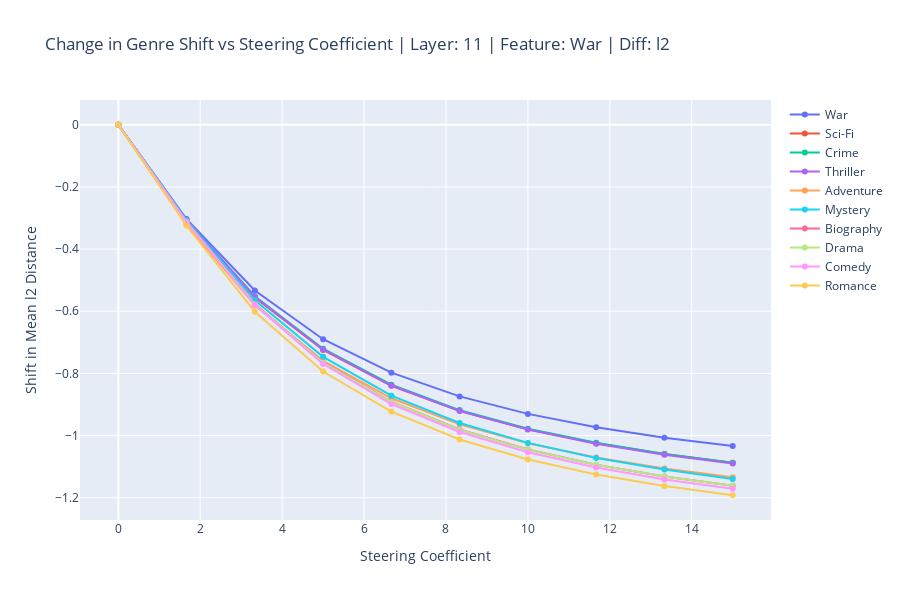

The cell this chart's notebook holds for it:
### Markdown cell above
To further analyze the steering effect, we can plot the change in top shifts across steering coefficients using the `plot_change_in_top_shift` function.
The plot shows how the categories change in distance to the steering vector as we vary the steering coefficient.

`plot_change_in_top_shift` will plot the shift for each category at different steering coefficients. The plot shows how the categories change in shift to the steering vector as we vary the steering coefficient. Note that this is not the derivative, but simply a measure of how far the distance is between the categories and the steering vector at a specific coefficient.
- `steering_coefficient_start` is the first steering coefficient (i.e. the beginning of the x-axis)
- `steering_coefficient_end` is the last steering coefficient (i.e. the end of the x-axis)
- `number_of_steps` are the number of points for which to do the analysis (i.e. the number of steering coefficients to analyze from start to end)

### Code cell
category_shifts, steering_coefficients = plot_change_in_top_shift(
    model, 
    encoded_input, 
    all_texts_data, 
    original_embeddings, 
    layer_to_steer, 
    steering_vector, 
    type, 
    feature, 
    steering_coefficient_start=0.0, # Start steering coefficient (x-axis)
    steering_coefficient_end=15, # End steering coefficient (x-axis)
    number_of_steps=10 # Number of steps to take between start and end steering coefficient (iterations)
    )

### Figure 1 — Plotly figure (JSON) as saved in the notebook; plotly's stock layout.template omitted (floating-point values rounded to 4 significant figures)
{"data": [{"line": {"width": 2}, "marker": {"size": 6}, "mode": "lines+markers", "name": "War", "type": "scatter", "x": [0.0, 1.667, 3.333, 5.0, 6.667, 8.333, 10.0, 11.67, 13.33, 15.0], "y": [0, -0.3034, -0.5331, -0.69, -0.7975, -0.8739, -0.9301, -0.973, -1.007, -1.034]}, {"line": {"width": 2}, "marker": {"size": 6}, "mode": "lines+markers", "name": "Sci-Fi", "type": "scatter", "x": [0.0, 1.667, 3.333, 5.0, 6.667, 8.333, 10.0, 11.67, 13.33, 15.0], "y": [0, -0.311, -0.5561, -0.7247, -0.8396, -0.9204, -0.9796, -1.024, -1.059, -1.087]}, {"line": {"width": 2}, "marker": {"size": 6}, "mode": "lines+markers", "name": "Crime", "type": "scatter", "x": [0.0, 1.667, 3.333, 5.0, 6.667, 8.333, 10.0, 11.67, 13.33, 15.0], "y": [0, -0.3076, -0.5517, -0.7206, -0.8363, -0.918, -0.9779, -1.023, -1.059, -1.087]}, {"line": {"width": 2}, "marker": {"size": 6}, "mode": "lines+markers", "name": "Thriller", "type": "scatter", "x": [0.0, 1.667, 3.333, 5.0, 6.667, 8.333, 10.0, 11.67, 13.33, 15.0], "y": [0, -0.3081, -0.5533, -0.723, -0.839, -0.9207, -0.9805, -1.026, -1.061, -1.09]}, {"line": {"width": 2}, "marker": {"size": 6}, "mode": "lines+markers", "name": "Adventure", "type": "scatter", "x": [0.0, 1.667, 3.333, 5.0, 6.667, 8.333, 10.0, 11.67, 13.33, 15.0], "y": [0, -0.3209, -0.5811, -0.7596, -0.8799, -0.9637, -1.025, -1.07, -1.106, -1.134]}, {"line": {"width": 2}, "marker": {"size": 6}, "mode": "lines+markers", "name": "Mystery", "type": "scatter", "x": [0.0, 1.667, 3.333, 5.0, 6.667, 8.333, 10.0, 11.67, 13.33, 15.0], "y": [0, -0.3074, -0.5647, -0.7467, -0.8716, -0.9594, -1.023, -1.072, -1.109, -1.139]}, {"line": {"width": 2}, "marker": {"size": 6}, "mode": "lines+markers", "name": "Biography", "type": "scatter", "x": [0.0, 1.667, 3.333, 5.0, 6.667, 8.333, 10.0, 11.67, 13.33, 15.0], "y": [0, -0.312, -0.5769, -0.7637, -0.8912, -0.9803, -1.045, -1.094, -1.131, -1.161]}, {"line": {"width": 2}, "marker": {"size": 6}, "mode": "lines+markers", "name": "Drama", "type": "scatter", "x": [0.0, 1.667, 3.333, 5.0, 6.667, 8.333, 10.0, 11.67, 13.33, 15.0], "y": [0, -0.3135, -0.5785, -0.7648, -0.8919, -0.9808, -1.045, -1.094, -1.131, -1.161]}, {"line": {"width": 2}, "marker": {"size": 6}, "mode": "lines+markers", "name": "Comedy", "type": "scatter", "x": [0.0, 1.667, 3.333, 5.0, 6.667, 8.333, 10.0, 11.67, 13.33, 15.0], "y": [0, -0.3126, -0.5802, -0.7694, -0.8984, -0.9885, -1.054, -1.103, -1.141, -1.171]}, {"line": {"width": 2}, "marker": {"size": 6}, "mode": "lines+markers", "name": "Romance", "type": "scatter", "x": [0.0, 1.667, 3.333, 5.0, 6.667, 8.333, 10.0, 11.67, 13.33, 15.0], "y": [0, -0.3246, -0.6015, -0.7939, -0.9231, -1.013, -1.077, -1.125, -1.162, -1.192]}], "layout": {"height": 600, "showlegend": true, "title": {"text": "Change in Genre Shift vs Steering Coefficient | Layer: 11 | Feature: War | Diff: l2"}, "width": 900, "xaxis": {"title": {"text": "Steering Coefficient"}}, "yaxis": {"title": {"text": "Shift in Mean l2 Distance"}}}}
